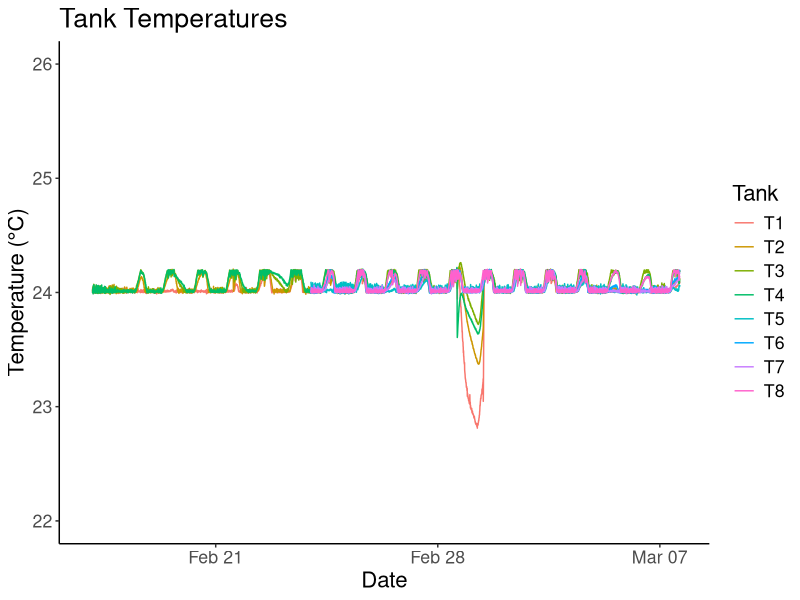
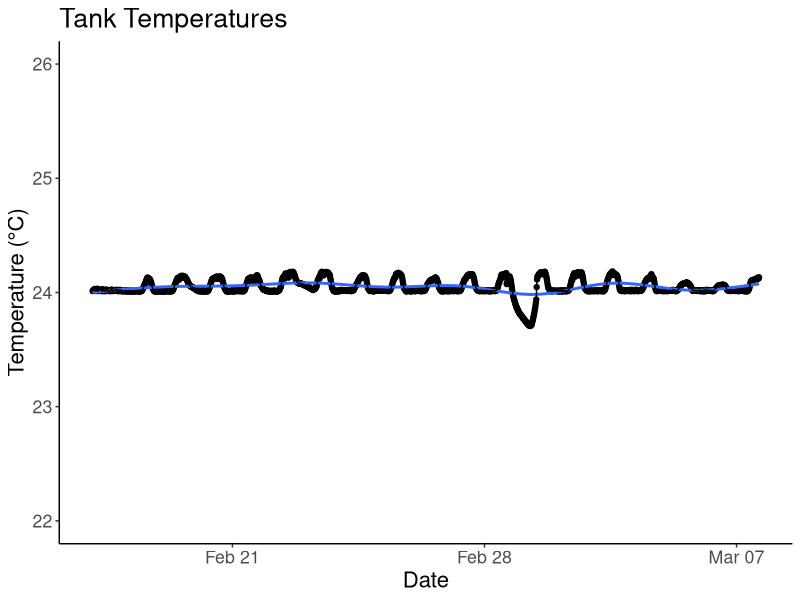
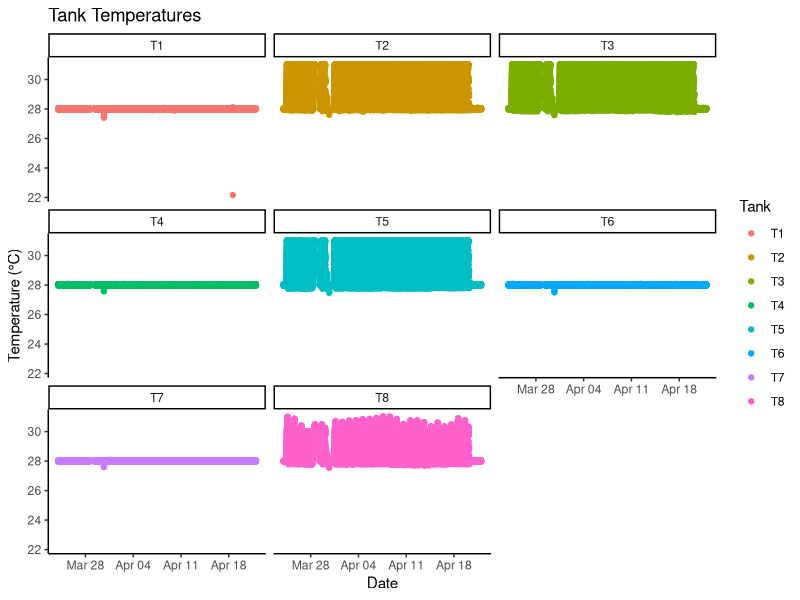
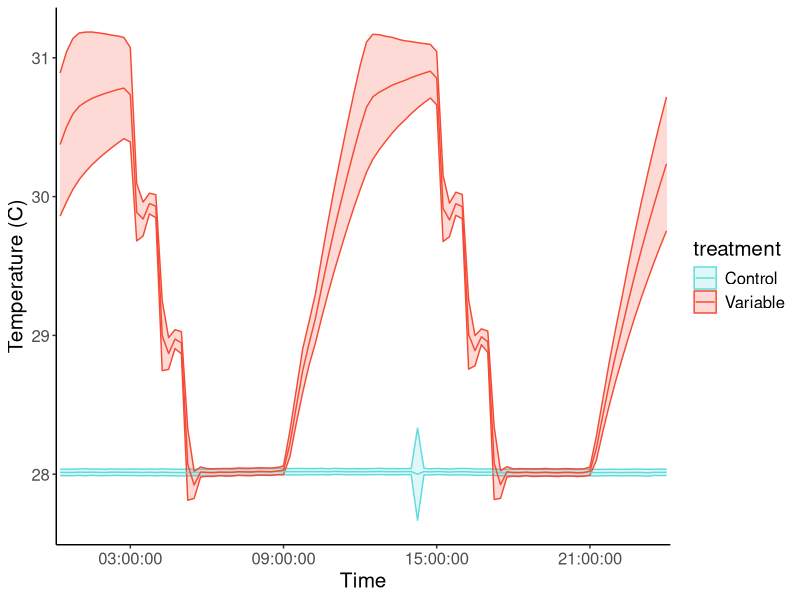
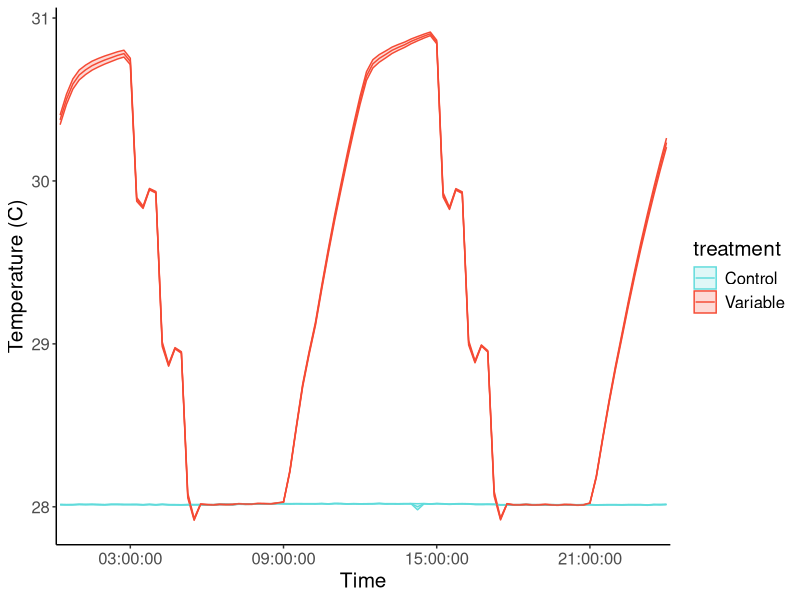
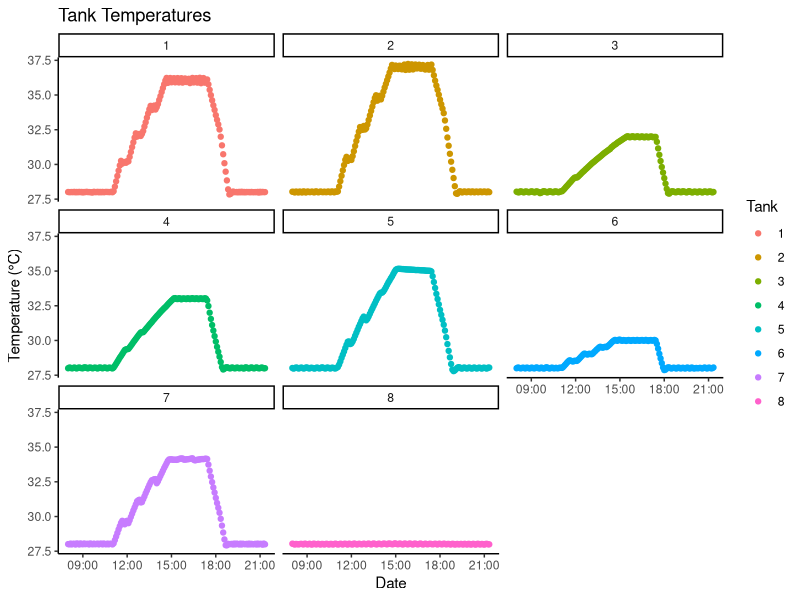
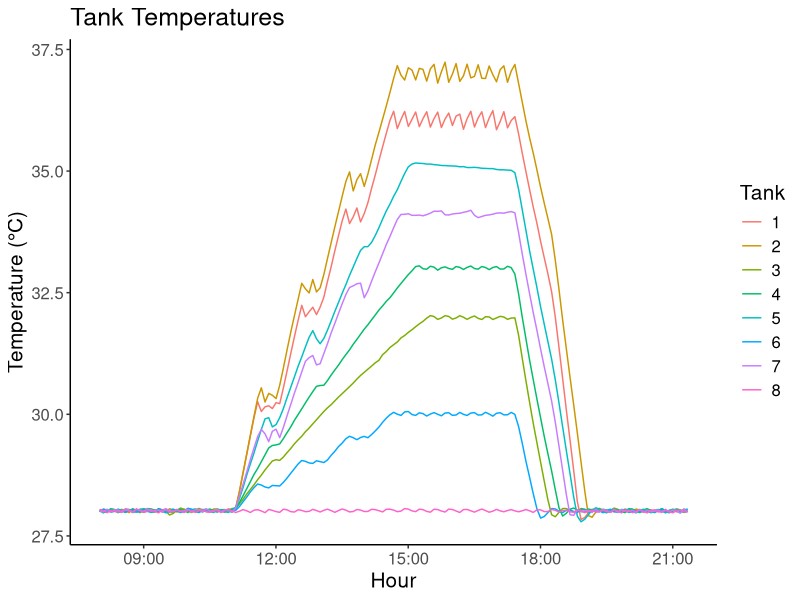
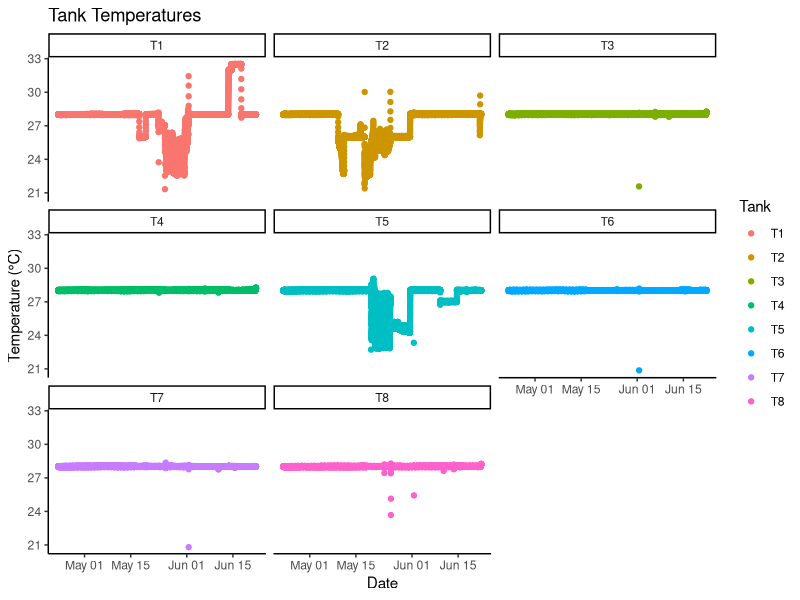

Recreate these plots in R, in order.
## ---- chunk 1
library(tidyverse)
library(plotrix) #for standard error function

feb4<- readxl::read_xlsx("Data from LabVIEW/20220204_TemperatureData edited.xlsx", col_types = c("date", "numeric", "numeric", 
        "numeric", "numeric", "numeric", 
        "numeric", "numeric", "numeric", 
        "numeric", "numeric", "numeric", 
        "numeric", "numeric", "numeric", 
        "numeric", "numeric"))
feb23 <- readxl::read_xlsx("Data from LabVIEW/20220223_TemperatureData edited.xlsx")
march7 <- readxl::read_xlsx("Data from LabVIEW/20220307_TemperatureData - Copy.xlsx")
march29 <- readxl::read_xlsx("Data from LabVIEW/20220329_TemperatureData.xlsx")
april15 <- readxl::read_xlsx("Data from LabVIEW/20220415_TemperatureData.xlsx")

april25 <- readxl::read_xlsx("Data from LabVIEW/20220425_TemperatureData (1).xlsx") #had to convert to csv because dates weren't reading in correctly

CBASS <- readxl::read_xlsx("Data from LabVIEW/CBASS_labview.xlsx")

may11 <- readxl::read_xlsx("Data from LabVIEW/20220511_TemperatureData.xlsx")
may20 <- readxl::read_xlsx("Data from LabVIEW/20220520_TemperatureData.xlsx")
june10 <- readxl::read_xlsx("Data from LabVIEW/20220610_TemperatureData - Copy.xlsx")
june24 <- readxl::read_xlsx("Data from LabVIEW/20220624_TemperatureData (1).xlsx")
july6 <- readxl::read_xlsx("Data from LabVIEW/20220706_TemperatureData.xlsx", 
    col_types = c("date", "numeric", "numeric", 
        "numeric", "numeric", "numeric", 
        "numeric", "numeric", "numeric", 
        "numeric", "numeric", "numeric", 
        "numeric", "numeric", "numeric", 
        "numeric", "numeric"))
july8 <- readxl::read_xlsx("Data from LabVIEW/20220708_TemperatureData edited.xlsx")
july20 <- read_csv("Data from LabVIEW/20220720_TemperatureData.csv") #had to convert to csv because dates weren't reading in correctly
  july20$Time <- lubridate::mdy_hms(july20$Time)
## ---- chunk 2
acclimation <- bind_rows(feb4, feb23) 
temptreatment<- bind_rows(march7, march29, april15) #treatment started march 24 and ended april 20
  temptreatment %>% filter(Time >= as.Date("2022-03-24") & Time <= as.Date("2022-04-22")) -> temptreatment
CBASS #april 22
recovery <- bind_rows(april15, april25, may11, may20, june10) #recovery started april 23 and ended june 21
  recovery %>% filter(Time >= as.Date("2022-04-23") & Time <= as.Date("2022-06-22")) -> recovery
heatstressassay <- bind_rows(june10, june24, july6, july8, july20) #ramp up started june 21
## ---- chunk 3
#tanks 1-4 had Pclivosa in them since Feb 4, so they were maintained at 24 C. Tanks 5-8 didn't get Acer until Feb 24, so that's why their temps fluctuate before then.
#need to remove tank temps for tanks 5-8 for dates before feb 24 and before feb 17 for tanks 1-4
#ended up doing this manually in Excel

acclimation %>% 
  filter(Time >= as.Date("2022-02-17")) %>% 
  dplyr::select(Time:T8) %>% 
  pivot_longer(T1:T8, names_to="Tank", values_to ="Temp") %>% 
  ggplot(data = .,
       aes(x = Time, y = Temp, color = Tank)) +
  geom_line() + 
  theme_classic() +
  labs(title = "Tank Temperatures",
       y = "Temperature (°C)",
       x = "Date") +
  scale_y_continuous(limits = c(22, 26)) +
  theme(text = element_text(size = 16)) #all font sizes
## ---- chunk 4
#need to clean up this graph,summarize all the tanks together
acclimation$Time <- lubridate::round_date(acclimation$Time, unit = "15 min")

acclimation %>% 
  filter(Time >= as.Date("2022-02-17")) %>% 
  dplyr::select(Time:T8) %>% 
  pivot_longer(T1:T8, names_to="Tank", values_to ="Temp") %>% 
  drop_na(Temp) %>% 
  dplyr::group_by(Time) %>% 
  dplyr::summarise(avg_temp = mean(Temp), se = std.error(Temp)) %>% 
  ggplot(., aes(x=Time, y=avg_temp)) + 
  geom_point() +
  geom_smooth() +
  theme_classic() +
   geom_line() +
  labs(title = "Tank Temperatures",
       y = "Temperature (°C)",
       x = "Date") +
  scale_y_continuous(limits = c(22, 26)) +
  theme(text = element_text(size = 16)) #all font sizes
## ---- chunk 5
#all tanks separated
temptreatment %>% 
  dplyr::select(Time:T8) %>% 
  pivot_longer(T1:T8, names_to="Tank", values_to ="Temp") %>% 
  ggplot(data = .,
       aes(x = Time, y = Temp, color = Tank)) +
  geom_point() + 
  theme_classic() +
  facet_wrap(~Tank) +
  labs(title = "Tank Temperatures",
       y = "Temperature (°C)",
       x = "Date")
## ---- chunk 6
#summary figure of average tank temp during 24-hr period over the 28 days
temptreatment$Time <- lubridate::round_date(temptreatment$Time, unit = "15 min")

temptreatment %>% 
  filter(Time >= "2022-03-24 09:00:00") %>% 
  filter(Time <= "2022-04-20 09:00:00") %>% 
    #remove tissue sampling time points because during those times, you modified the tank temps to all hold at  28 C
  filter(!Time >= "2022-03-30 09:00:00" | !Time <= "2022-03-31 09:00:00") %>% 
  dplyr::select(Time:T8) %>% 
  pivot_longer(T1:T8, names_to="Tank", values_to ="Temp") %>% 
  tidyr::separate(Time, c("Date", "Time"), sep = "\\ ") %>% 
  mutate(treatment = case_when(Tank == "T1" ~ "control",
                               Tank == "T2" ~ "variable",
                               Tank == "T3" ~ "variable",
                               Tank == "T4" ~ "control",
                               Tank == "T5" ~ "variable", 
                               Tank == "T6" ~ "control",
                               Tank == "T7" ~ "control",
                               Tank == "T8" ~ "variable")) %>% 
  dplyr::group_by(Time, treatment) %>% 
  dplyr::summarise(avg_temp = mean(Temp), sd = sd(Temp)) %>% 
  ggplot(., aes(x=Time, y=avg_temp, color = treatment)) + 
  theme_classic() +
  geom_ribbon(aes(fill=treatment, group = treatment, ymin = avg_temp - sd, ymax = avg_temp + sd), alpha = 0.2) +
   geom_line(aes(group = treatment)) +
  scale_x_discrete(breaks = c("03:00:00", "09:00:00", "15:00:00", "21:00:00")) +
  labs(y="Temperature (C)") +
  scale_color_manual(labels=c("Control", "Variable"), values = c( "#60DBDB", "#F54A34"))+
  scale_fill_manual(labels=c("Control", "Variable"), values = c( "#60DBDB", "#F54A34")) +
  theme(text = element_text(size = 15)) 
## ---- chunk 7
#with standard error instead of standard deviation

temptreatment %>% 
  filter(Time >= "2022-03-24 09:00:00") %>% 
  filter(Time <= "2022-04-20 09:00:00") %>% 
    #remove tissue sampling time points because during those times, you modified the tank temps to all hold at  28 C
  filter(!Time >= "2022-03-30 09:00:00" | !Time <= "2022-03-31 09:00:00") %>% 
  dplyr::select(Time:T8) %>% 
  pivot_longer(T1:T8, names_to="Tank", values_to ="Temp") %>% 
  tidyr::separate(Time, c("Date", "Time"), sep = "\\ ") %>% 
  mutate(treatment = case_when(Tank == "T1" ~ "control",
                               Tank == "T2" ~ "variable",
                               Tank == "T3" ~ "variable",
                               Tank == "T4" ~ "control",
                               Tank == "T5" ~ "variable", 
                               Tank == "T6" ~ "control",
                               Tank == "T7" ~ "control",
                               Tank == "T8" ~ "variable")) %>% 
  dplyr::group_by(Time, treatment) %>% 
  dplyr::summarise(avg_temp = mean(Temp), se = std.error(Temp)) %>% 
  ggplot(., aes(x=Time, y=avg_temp, color = treatment)) + 
  theme_classic() +
  geom_ribbon(aes(fill=treatment, group = treatment, ymin = avg_temp - se, ymax = avg_temp + se), alpha = 0.2) +
   geom_line(aes(group = treatment)) +
  scale_x_discrete(breaks = c("03:00:00", "09:00:00", "15:00:00", "21:00:00")) +
  labs(y="Temperature (C)") +
  scale_color_manual(labels=c("Control", "Variable"), values = c( "#60DBDB", "#F54A34"))+
  scale_fill_manual(labels=c("Control", "Variable"), values = c( "#60DBDB", "#F54A34")) +
  theme(text = element_text(size = 15)) 
## ---- chunk 8
CBASS %>% 
  dplyr::select(Time:`8`) %>% 
  pivot_longer(`1`:`8`, names_to="Tank", values_to ="Temp") %>% 
  ggplot(data = .,
       aes(x = Time, y = Temp, color = Tank)) +
  geom_point() + 
  theme_classic() +
  facet_wrap(~Tank) +
  labs(title = "Tank Temperatures",
       y = "Temperature (°C)",
       x = "Date")
## ---- chunk 9
CBASS %>% 
  dplyr::select(Time:`8`) %>% 
  pivot_longer(`1`:`8`, names_to="Tank", values_to ="Temp") %>% 
  ggplot(data = .,
       aes(x = Time, y = Temp, color = Tank)) +
  geom_line() + 
  theme_classic() +
  labs(title = "Tank Temperatures",
       y = "Temperature (°C)",
       x = "Hour") +
  theme(text = element_text(size = 15)) 
## ---- chunk 10
recovery %>% 
  dplyr::select(Time:T8) %>% 
  pivot_longer(T1:T8, names_to="Tank", values_to ="Temp") %>% 
  ggplot(data = .,
       aes(x = Time, y = Temp, color = Tank)) +
  geom_point() + 
  theme_classic() +
  facet_wrap(~Tank) +
  labs(title = "Tank Temperatures",
       y = "Temperature (°C)",
       x = "Date")

#not all of these tanks were used for recovery, check metadata sheet to confirm which tanks we got rid of
## ---- chunk 11
recovery %>% 
  dplyr::select(Time, T3, T4, T6, T7, T8) %>% 
  pivot_longer(T3:T8, names_to="Tank", values_to ="Temp") %>% 
  ggplot(data = .,
       aes(x = Time, y = Temp, color = Tank)) +
  geom_line() + 
  theme_classic() +
  labs(title = "Tank Temperatures",
       y = "Temperature (°C)",
       x = "Date") +
  theme(text = element_text(size = 15)) 
## ---- chunk 12
#need to clean up this graph,summarize all the tanks together
recovery$Time <- lubridate::round_date(recovery$Time, unit = "15 min")

recovery %>% 
  dplyr::filter(Time <= as.Date("2022-06-21")) %>% 
  dplyr::select(Time, T3, T4, T6, T7, T8)  %>% 
  dplyr::select(Time:T8) %>% 
  pivot_longer(T3:T8, names_to="Tank", values_to ="Temp") %>% 
  drop_na(Temp) %>% 
  dplyr::group_by(Time) %>% 
  dplyr::summarise(avg_temp = mean(Temp), se = std.error(Temp)) %>% 
  ggplot(., aes(x=Time, y=avg_temp)) + 
  geom_point() +
  geom_smooth() +
  theme_classic() +
  labs(title = "Tank Temperatures",
       y = "Temperature (°C)",
       x = "Date") +
  scale_y_continuous(limits = c(27, 29)) +
  theme(text = element_text(size = 16)) #all font sizes
## ---- chunk 13
heatstressassay %>% 
  dplyr::select(Time:T8) %>% 
  pivot_longer(T1:T8, names_to="Tank", values_to ="Temp") %>% 
  ggplot(data = .,
       aes(x = Time, y = Temp, color = Tank)) +
  geom_point() + 
  theme_classic() +
  facet_wrap(~Tank) +
  labs(title = "Tank Temperatures",
       y = "Temperature (°C)",
       x = "Date")

#was it just tanks 3, 4, and 8 that we used as the heat stress assay tanks? What was happening in tank 1?
## ---- chunk 14
heatstressassay %>% 
  dplyr::select(Time, T3, T4, T7, T8) %>% 
  pivot_longer(T3:T8, names_to="Tank", values_to ="Temp") %>% 
  ggplot(data = .,
       aes(x = Time, y = Temp, color = Tank)) +
  geom_line() + 
  theme_classic() +
  labs(title = "Tank Temperatures",
       y = "Temperature (°C)",
       x = "Date") +
  theme(text = element_text(size = 15)) 

#this is messy because each tank was "stopped" at different times, depending on when all the corals died or not. there was also a dip in temps for all of them where they went back down to 28 because of human error in setting the program

## ---- chunk 15
heatstressassay$Time <- lubridate::round_date(heatstressassay$Time, unit = "15 min")

heatstressassay %>% 
  dplyr::select(Time, T3, T4, T8) %>% 
  dplyr::select(Time:T8) %>% 
  pivot_longer(T3:T8, names_to="Tank", values_to ="Temp") %>% 
  drop_na(Temp) %>% 
  filter(Time <= as.Date("2022-07-15")) %>% 
  dplyr::group_by(Time) %>% 
  dplyr::summarise(avg_temp = mean(Temp), se = std.error(Temp)) %>% 
  ggplot(., aes(x=Time, y=avg_temp)) + 
  geom_point() +
  geom_smooth() +
  theme_classic() +
  labs(title = "Tank Temperatures",
       y = "Temperature (°C)",
       x = "Date") +
  #scale_y_continuous(limits = c(27, 29)) +
  theme(text = element_text(size = 16)) #all font sizes
